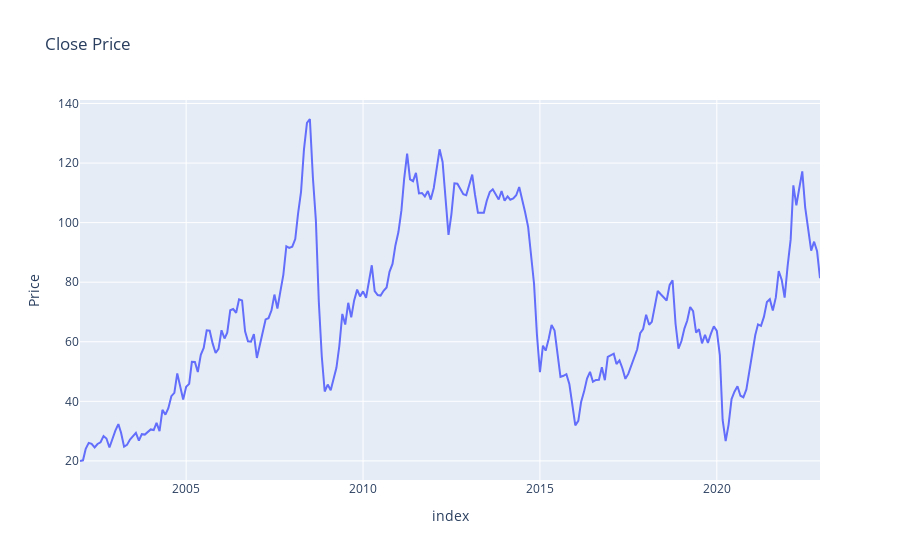

Notebook code cell kept with this figure:
### Code cell
#%%

# Plot data
fig = px.line(data, x=data.index, y='Price', title='Close Price')
fig.show()

### Figure 1 — Plotly figure (JSON) as saved in the notebook; plotly's stock layout.template omitted (floating-point values rounded to 4 significant figures; data arrays with more than 128 entries replaced by an {"elided": "..."} marker saying what was removed)
{"data": [{"hovertemplate": "index=%{x}<br>Price=%{y}<extra></extra>", "legendgroup": "", "line": {"color": "#636efa", "dash": "solid"}, "marker": {"symbol": "circle"}, "mode": "lines", "name": "", "orientation": "v", "showlegend": false, "type": "scatter", "x": {"elided": "252 str values"}, "xaxis": "x", "y": {"elided": "252 float values"}, "yaxis": "y"}], "layout": {"legend": {"tracegroupgap": 0}, "title": {"text": "Close Price"}, "xaxis": {"anchor": "y", "domain": [0, 1], "title": {"text": "index"}}, "yaxis": {"anchor": "x", "domain": [0, 1], "title": {"text": "Price"}}}}
